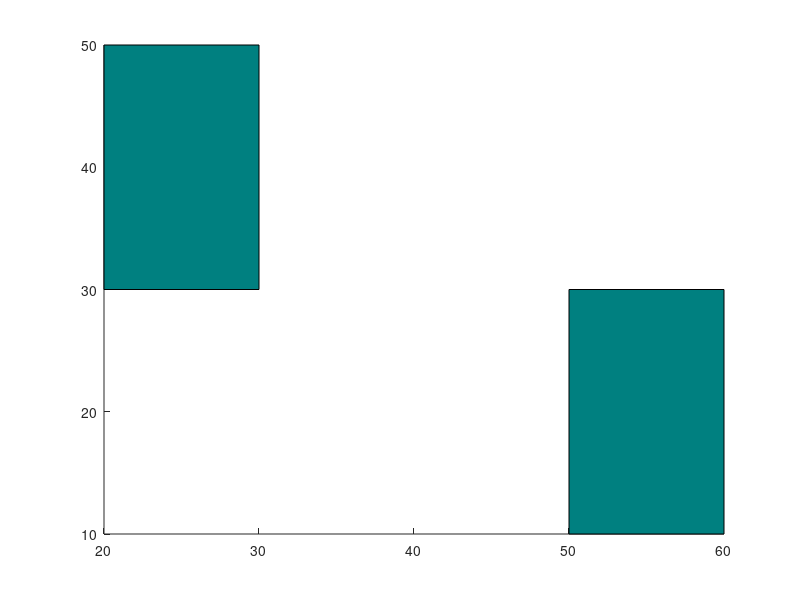

Recreate this plot in MATLAB. (Note: this script raises an error after producing the figure.)
%Define Boundary for the global plan
Xminglobal=0;
Xmaxglobal=100;
Yminglobal=0;
Ymaxglobal=100;
statobs1=[20 30 10 20];
rectangle('Position',statobs1,'FaceColor',[0 .5 .5]);
hold on
%axis([0 500 0 500])


statobs2=[50 10 10 20];
rectangle('Position',statobs2,'FaceColor',[0 .5 .5]);
hold on
%axis([0 100 0 100])
START_X=0;
START_Y=0;
GOAL_X=80;
GOAL_Y=10;

grid_len=10;

MAP_IDX=1;

for i=0:grid_len:Xmaxglobal
    for j=0:grid_len:Ymaxglobal
       %{
        if i==0
            i=1
        end
        
        if j==0
            j=1
        end
        %}
        MAP(MAP_IDX, 1)=i;
        MAP(MAP_IDX, 2)=j;
        MAP(MAP_IDX, 3)=2;
        MAP_IDX=MAP_IDX+1;
    end
    %disp('yo in here');
end
MAP_IDX=MAP_IDX-1;

OPEN=[];
CLOSED=[];
CLOSED_IDX=1;
OPEN_IDX=1;

OBS_COORD_LIST=[];
OBS_IDX=1;
OBS_COORD_LIST(OBS_IDX, 1)=statobs1(1);OBS_COORD_LIST(OBS_IDX, 2)=statobs1(2);% 20,30
OBS_IDX=OBS_IDX+1;
OBS_COORD_LIST(OBS_IDX, 1)=statobs1(1)+statobs1(3);OBS_COORD_LIST(OBS_IDX, 2)=statobs1(2)+statobs1(4);% 30,50
OBS_IDX=OBS_IDX+1;
OBS_COORD_LIST(OBS_IDX, 1)=statobs1(1)+10;OBS_COORD_LIST(OBS_IDX, 2)=statobs1(2);% 30,30
OBS_IDX=OBS_IDX+1;
OBS_COORD_LIST(OBS_IDX, 1)=statobs1(1)+10;OBS_COORD_LIST(OBS_IDX, 2)=statobs1(2)+10;% 30,40
OBS_IDX=OBS_IDX+1;
OBS_COORD_LIST(OBS_IDX, 1)=statobs1(1);OBS_COORD_LIST(OBS_IDX, 2)=statobs1(2)+10;% 20,40
OBS_IDX=OBS_IDX+1;
OBS_COORD_LIST(OBS_IDX, 1)=statobs1(1);OBS_COORD_LIST(OBS_IDX, 2)=statobs1(2)+20;% 20,40
OBS_IDX=OBS_IDX+1;
OBS_COORD_LIST(OBS_IDX, 1)=statobs2(1);OBS_COORD_LIST(OBS_IDX, 2)=statobs2(2);% 20,30
OBS_IDX=OBS_IDX+1;
OBS_COORD_LIST(OBS_IDX, 1)=statobs2(1)+statobs1(3);OBS_COORD_LIST(OBS_IDX, 2)=statobs2(2)+statobs2(4);% 30,50
OBS_IDX=OBS_IDX+1;
OBS_COORD_LIST(OBS_IDX, 1)=statobs2(1)+10;OBS_COORD_LIST(OBS_IDX, 2)=statobs2(2);% 30,30
OBS_IDX=OBS_IDX+1;
OBS_COORD_LIST(OBS_IDX, 1)=statobs2(1)+10;OBS_COORD_LIST(OBS_IDX, 2)=statobs2(2)+10;% 30,40
OBS_IDX=OBS_IDX+1;
OBS_COORD_LIST(OBS_IDX, 1)=statobs2(1);OBS_COORD_LIST(OBS_IDX, 2)=statobs2(2)+10;% 20,40
OBS_IDX=OBS_IDX+1;
OBS_COORD_LIST(OBS_IDX, 1)=statobs2(1);OBS_COORD_LIST(OBS_IDX, 2)=statobs2(2)+20;% 20,40


Optimal_path=a_star(OPEN, CLOSED, OPEN_IDX, CLOSED_IDX, OBS_COORD_LIST, OBS_IDX, MAP, MAP_IDX, START_X, START_Y, GOAL_X, GOAL_Y, Xminglobal, Xmaxglobal, Yminglobal, Ymaxglobal);

Optimal_path=flipud(Optimal_path);
path=[];

%state lattice primitive decision
curr_heading=0;
TurnRadius = 2;   
PathStep = -1;   
t1=0;
t2=5;
v1=4;
v2=4;
Optimal_path(1,3)=0;
Optimal_path(1,4)=0;
manu='x';

%dynamic obs path
obsx0=58;
obsy0=90;
obsvx0= 0;
obsvy0=-50/30;
dt=0.1;
DYN_IDX=1;

for tobs=0:dt:60
    obsx0=obsx0 + obsvx0*dt;
    obsy0=obsy0 + obsvy0*dt;
    %disp(obsy0);
    
    dyn_obs_path(DYN_IDX,1)= obsx0;
    dyn_obs_path(DYN_IDX,2)= obsy0;
    dyn_obs_path(DYN_IDX,3)= tobs;
    
    DYN_IDX=DYN_IDX+1;
    
    
end

for OPT_IDX=1:size(Optimal_path,1)-1
    
    Optimal_path(OPT_IDX,4)=t1;

        disp(OPT_IDX);
disp('!!!!!!!!!!!!!!!');
if OPT_IDX<size(Optimal_path,1)-1

[manu, next_manu]=find_direction(Optimal_path(OPT_IDX,1),Optimal_path(OPT_IDX,2),Optimal_path(OPT_IDX+1,1),Optimal_path(OPT_IDX+1,2),Optimal_path(OPT_IDX+2,1),Optimal_path(OPT_IDX+2,2)); 
disp(manu);
disp(next_manu);
disp('------------------');
next_heading=find_heading(manu,next_manu);
Optimal_path(OPT_IDX+1,3)=next_heading;
%path=dubins_curve([Optimal_path(OPT_IDX,1) Optimal_path(OPT_IDX,2) Optimal_path(OPT_IDX,3)]  ,[Optimal_path(OPT_IDX+1,1) Optimal_path(OPT_IDX+1,2) Optimal_path(OPT_IDX+1,3)], TurnRadius, PathStep);
temp_path=non_holo_path(Optimal_path(OPT_IDX,1), Optimal_path(OPT_IDX,2), Optimal_path(OPT_IDX,3), Optimal_path(OPT_IDX+1,1), Optimal_path(OPT_IDX+1,2), Optimal_path(OPT_IDX+1,3),v1,v2,t1,t2);

else
    Optimal_path(OPT_IDX+1,3)=curr_heading;
    %path=dubins_curve([Optimal_path(OPT_IDX,1) Optimal_path(OPT_IDX,2) Optimal_path(OPT_IDX,3)]  ,[Optimal_path(OPT_IDX+1,1) Optimal_path(OPT_IDX+1,2) Optimal_path(OPT_IDX+1,3)], TurnRadius, PathStep);
    temp_path=non_holo_path(Optimal_path(OPT_IDX,1), Optimal_path(OPT_IDX,2), Optimal_path(OPT_IDX,3), Optimal_path(OPT_IDX+1,1), Optimal_path(OPT_IDX+1,2), Optimal_path(OPT_IDX+1,3),v1,v2,t1,t2);

end
    path=[path; temp_path];
     
    curr_heading=next_heading;
    t1=t2;
    t2=t2+5;
    
end
OPT_IDX=OPT_IDX+1;
Optimal_path(OPT_IDX,4)=t1+5;

    

collision_avoided=false;

%for OPT_IDX=1:size(Optimal_path,1)-1


j=size(path,1);
k=size(dyn_obs_path,1);
 %Plot the Optimal Path!
 p=plot(path(1,1),path(1,2),'bo');
 dy=plot(dyn_obs_path(1,1),dyn_obs_path(1,2),'bo');
 %j=j+1;
 g=max(j,k);
 for i=1:1:g
  %pause(.00001);
  j=size(path,1);
  g=max(j,k);
  
  if i<=j
     
  set(p,'XData',path(i,1),'YData',path(i,2));
  plot(path(:,1),path(:,2));
  
  %disp(round(path(i,1)));
  %disp(round(path(i,2)));
  end
  
  if(i<=k)
  set(dy,'XData',dyn_obs_path(i,1),'YData',dyn_obs_path(i,2));
  %plot(dyn_obs_path(:,1),dyn_obs_path(:,2));
  end
  
  local_rect=[path(i,1)-30 path(i,1)-30 path(i,1)+30 path(i,1)+30 path(i,1)-30; path(i,2)-30 path(i,2)+30 path(i,2)+30 path(i,2)-30 path(i,2)-30];
  a=line(local_rect(1,:),local_rect(2,:));
  drawnow;
  
  is_present_dyn_obs= check_for_dyn_obs(path(i,1)-30,path(i,1)+30,path(i,2)-30,path(i,2)+30,dyn_obs_path(i,1),dyn_obs_path(i,2));
  
  
  if (is_present_dyn_obs==true && collision_avoided==false)
     idx=i;
     [dyn_coll_x1,dyn_coll_x2,dyn_coll_y1,dyn_coll_y2,coll_time] =  dyn_coll_detection(path, dyn_obs_path, idx);
     dyn_obs = [dyn_coll_x1,dyn_coll_x2,dyn_coll_y1,dyn_coll_y2, coll_time];
     disp('Initial Dynamic collision detection done');
     dyn_obs_x=[dyn_coll_x1 dyn_coll_x2 dyn_coll_x2 dyn_coll_x1 dyn_coll_x1];
     dyn_obs_y=[dyn_coll_y1 dyn_coll_y1 dyn_coll_y2 dyn_coll_y2 dyn_coll_y1];
     pseudo_obs= line(dyn_obs_x,dyn_obs_y,'Color','r');
     
     % 1st strategy to avoid collision- check if stopping and proceeding avoids the collision
     
     
     
     for OPT_IDX=1:1:size(Optimal_path)-1
         if ((Optimal_path(OPT_IDX,1)==dyn_obs(1) && Optimal_path(OPT_IDX,2)==dyn_obs(3))|| (Optimal_path(OPT_IDX,1)==dyn_obs(2) && Optimal_path(OPT_IDX,2)==dyn_obs(3)) || (Optimal_path(OPT_IDX,1)==dyn_obs(2) && Optimal_path(OPT_IDX,2)==dyn_obs(4)) || (Optimal_path(OPT_IDX,1)==dyn_obs(1) && Optimal_path(OPT_IDX,2)==dyn_obs(4)))
             stop_point_x=Optimal_path(OPT_IDX,1);
             stop_point_y=Optimal_path(OPT_IDX,2);
             stop_point_IDX= OPT_IDX;
             stop_time=Optimal_path(OPT_IDX,4);
             time_to_stop=coll_time-stop_time;
             break
         end
     end
     disp('Stop point calculated');
         
     
    new_path= check_stop_avoidance(path, stop_time, time_to_stop,idx);
    disp('New path after stopping is found');
    [new_coll_x1,new_coll_x2,new_coll_y1,new_coll_y2,coll_time] =  dyn_coll_detection(new_path, dyn_obs_path, idx);
    disp('Final Dynamic collision detection done');
    disp('coll_time is : ');
    disp(coll_time);
    if coll_time==inf
        collision_avoided=true;
        path=new_path;
    
    end
     
   % start code to replan
     
    if collision_avoided==false  
     
       
     %adding obstacle coordinates to closed list fr A*
     OBS_IDX=OBS_IDX+1;
     OBS_COORD_LIST(OBS_IDX, 1)=dyn_obs(1);OBS_COORD_LIST(OBS_IDX, 2)=dyn_obs(3);
     OBS_IDX=OBS_IDX+1;
     OBS_COORD_LIST(OBS_IDX, 1)=dyn_obs(2);OBS_COORD_LIST(OBS_IDX, 2)=dyn_obs(3);
     OBS_IDX=OBS_IDX+1;
     OBS_COORD_LIST(OBS_IDX, 1)=dyn_obs(2);OBS_COORD_LIST(OBS_IDX, 2)=dyn_obs(4);
     OBS_IDX=OBS_IDX+1;
     OBS_COORD_LIST(OBS_IDX, 1)=dyn_obs(1);OBS_COORD_LIST(OBS_IDX, 2)=dyn_obs(4);
     
     for OPT_IDX=1:1:size(Optimal_path)-1
         if(path(i,4)>=Optimal_path(OPT_IDX,4) && path(i,4)<=Optimal_path(OPT_IDX+1,4))
             replanning_start_x=Optimal_path(OPT_IDX+1,1);
             replanning_start_y=Optimal_path(OPT_IDX+1,2);
             replanning_start_time=Optimal_path(OPT_IDX+1,4);
             replanning_start_IDX=OPT_IDX+1;
             break
         end
                 
     end
     new_path_1=[];
     new_path_2=[];
     new_path_3=[];
     new_path=[];
     
     
         
     
     replanning_stop_x=Optimal_path(stop_point_IDX+3, 1);
     replanning_stop_y=Optimal_path(stop_point_IDX+3, 2);
     replanning_stop_tme=Optimal_path(stop_point_IDX+3, 4);
     
     for path_IDX=1:1:size(path)-1
         if path(path_IDX,4)<replanning_start_time
             new_path_1=[new_path_1;path(path_IDX,:)];
             
         else if path(path_IDX,4)>replanning_stop_time
             new_path_3=[new_path_3;path(path_IDX,:)];
             end
         end
     end
     
             
             
     replanned_path=a_star(OPEN, CLOSED, OPEN_IDX, CLOSED_IDX, OBS_COORD_LIST, OBS_IDX, MAP, MAP_IDX, replanning_start_x, replanning_start_y, replanning_stop_x, replanning_stop_y, Xminglobal, Xmaxglobal, Yminglobal, Ymaxglobal);
     replanned_path=flipud(replanned_path);
     
     curr_heading=Optimal_path(replanning_start_IDX,3);
    deltaT=(Optimal_path(stop_point_IDX+3,4)-Optimal_path(replanning_start_IDX,4))/(size(replanned_path)-1);
    t1=Optimal_path(replanning_start_IDX,4);
    t2=t1+deltaT;
    v1=4;
    v2=4;
    replanned_path(1,3)=curr_heading;
    replanned_path(1,4)=t1;
    manu='x';
     
     for replanning_IDX=1:size(replanned_path,1)-1
    
            replanned_path(OPT_IDX,4)=t1;

                disp(replanning_IDX);
        disp('@@@@@@@@@@@@@@@@@@@@@@@@');
        if replanning_IDX<size(replanned_path,1)-1

        [manu, next_manu]=find_direction(replanned_path(replanning_IDX,1),replanned_path(replanning_IDX,2),replanned_path(replanning_IDX+1,1),replanned_path(replanning_IDX+1,2),replanned_path(replanning_IDX+2,1),replanned_path(replanning_IDX+2,2)); 
        disp(manu);
        disp(next_manu);
        disp('------------------');
        next_heading=find_heading(manu,next_manu);
        replanned_path(replanning_IDX+1,3)=next_heading;
        %path=dubins_curve([Optimal_path(OPT_IDX,1) Optimal_path(OPT_IDX,2) Optimal_path(OPT_IDX,3)]  ,[Optimal_path(OPT_IDX+1,1) Optimal_path(OPT_IDX+1,2) Optimal_path(OPT_IDX+1,3)], TurnRadius, PathStep);
        temp_path=non_holo_path(replanned_path(replanning_IDX,1), replanned_path(replanning_IDX,2), replanned_path(replanning_IDX,3), replanned_path(replanning_IDX+1,1), replanned_path(replanning_IDX+1,2), replanned_path(replanning_IDX+1,3),v1,v2,t1,t2);

        else
            replanned_path(replanning_IDX+1,3)=Optimal_path(stop_point_IDX+3, 3);
            %path=dubins_curve([Optimal_path(OPT_IDX,1) Optimal_path(OPT_IDX,2) Optimal_path(OPT_IDX,3)]  ,[Optimal_path(OPT_IDX+1,1) Optimal_path(OPT_IDX+1,2) Optimal_path(OPT_IDX+1,3)], TurnRadius, PathStep);
            temp_path=non_holo_path(replanned_path(replanning_IDX,1), replanned_path(replanning_IDX,2), replanned_path(replanning_IDX,3), replanned_path(replanning_IDX+1,1), replanned_path(replanning_IDX+1,2), replanned_path(replanning_IDX+1,3),v1,v2,t1,t2);

        end
            new_path_2=[new_path_2; temp_path];

            curr_heading=next_heading;
            t1=t2;
            t2=t2+deltaT;

     end
    replanning_IDX=replanning_IDX+1;
    replanned_path(replanning_IDX,4)=t1+deltaT;

        
        
     new_path= [new_path_1;new_path_2;new_path_3];
     
    [new_coll_x1,new_coll_x2,new_coll_y1,new_coll_y2,coll_time] =  dyn_coll_detection(new_path, dyn_obs_path, idx);
    disp('Dynamic collision detection after replanning done');
    disp('coll_time is : ');
    disp(coll_time);
    if coll_time==inf
        collision_avoided=true;
        path=new_path;
    
    end
     
     
    end
     
      
  end
  
  
  if path(i,4)>stop_time+time_to_stop
      delete (pseudo_obs);
  end
 
  
 axis([-50 150 -50 150])
 delete(a);
 end
 


%end